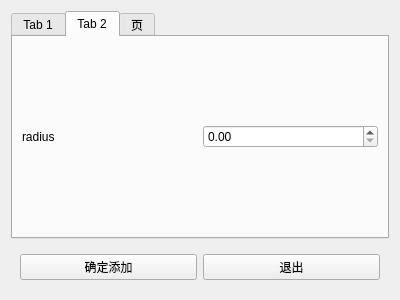
<?xml version="1.0" encoding="UTF-8"?>
<ui version="4.0">
 <class>AddModelWidget</class>
 <widget class="QWidget" name="AddModelWidget">
  <property name="geometry">
   <rect>
    <x>0</x>
    <y>0</y>
    <width>400</width>
    <height>300</height>
   </rect>
  </property>
  <property name="windowTitle">
   <string>Form</string>
  </property>
  <layout class="QVBoxLayout" name="verticalLayout">
   <item>
    <widget class="QTabWidget" name="tabWidget">
     <property name="currentIndex">
      <number>1</number>
     </property>
     <widget class="QWidget" name="tab">
      <attribute name="title">
       <string>Tab 1</string>
      </attribute>
      <layout class="QGridLayout" name="gridLayout">
       <item row="0" column="0">
        <widget class="QLabel" name="label">
         <property name="text">
          <string>长</string>
         </property>
        </widget>
       </item>
       <item row="0" column="1">
        <widget class="QDoubleSpinBox" name="doubleSpinBox"/>
       </item>
       <item row="2" column="0">
        <widget class="QLabel" name="label_2">
         <property name="text">
          <string>宽</string>
         </property>
        </widget>
       </item>
       <item row="3" column="0">
        <widget class="QLabel" name="label_3">
         <property name="text">
          <string>高</string>
         </property>
        </widget>
       </item>
       <item row="3" column="1">
        <widget class="QDoubleSpinBox" name="doubleSpinBox_3"/>
       </item>
       <item row="2" column="1">
        <widget class="QDoubleSpinBox" name="doubleSpinBox_2"/>
       </item>
      </layout>
     </widget>
     <widget class="QWidget" name="tab_2">
      <attribute name="title">
       <string>Tab 2</string>
      </attribute>
      <layout class="QGridLayout" name="gridLayout_2">
       <item row="0" column="0">
        <widget class="QLabel" name="label_4">
         <property name="text">
          <string>radius</string>
         </property>
        </widget>
       </item>
       <item row="0" column="1">
        <widget class="QDoubleSpinBox" name="doubleSpinBox_4"/>
       </item>
      </layout>
     </widget>
     <widget class="QWidget" name="tab_3">
      <attribute name="title">
       <string>页</string>
      </attribute>
     </widget>
    </widget>
   </item>
   <item>
    <widget class="QWidget" name="widget" native="true">
     <layout class="QHBoxLayout" name="horizontalLayout">
      <item>
       <widget class="QPushButton" name="pushButton">
        <property name="text">
         <string>确定添加</string>
        </property>
       </widget>
      </item>
      <item>
       <widget class="QPushButton" name="pushButton_2">
        <property name="text">
         <string>退出</string>
        </property>
       </widget>
      </item>
     </layout>
    </widget>
   </item>
  </layout>
 </widget>
 <resources/>
 <connections/>
</ui>
